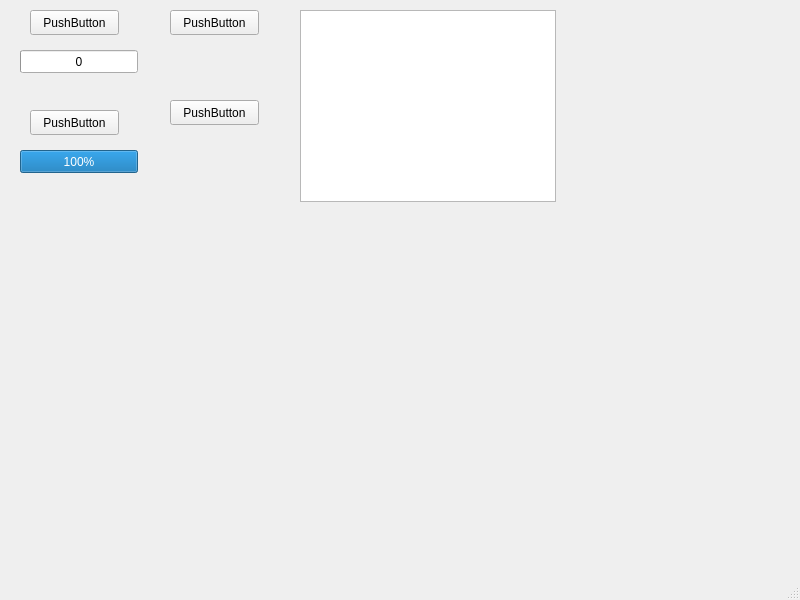
<?xml version="1.0" encoding="UTF-8"?>
<ui version="4.0">
 <class>DashboardWindow</class>
 <widget class="QMainWindow" name="DashboardWindow">
  <property name="geometry">
   <rect>
    <x>0</x>
    <y>0</y>
    <width>800</width>
    <height>600</height>
   </rect>
  </property>
  <property name="windowTitle">
   <string>DashboardWindow</string>
  </property>
  <property name="tabShape">
   <enum>QTabWidget::Rounded</enum>
  </property>
  <widget class="QWidget" name="centralwidget">
   <widget class="QProgressBar" name="hoodAngle">
    <property name="geometry">
     <rect>
      <x>20</x>
      <y>50</y>
      <width>118</width>
      <height>23</height>
     </rect>
    </property>
    <property name="palette">
     <palette>
      <active>
       <colorrole role="WindowText">
        <brush brushstyle="SolidPattern">
         <color alpha="255">
          <red>0</red>
          <green>0</green>
          <blue>0</blue>
         </color>
        </brush>
       </colorrole>
       <colorrole role="Button">
        <brush brushstyle="SolidPattern">
         <color alpha="255">
          <red>239</red>
          <green>239</green>
          <blue>239</blue>
         </color>
        </brush>
       </colorrole>
       <colorrole role="Light">
        <brush brushstyle="SolidPattern">
         <color alpha="255">
          <red>255</red>
          <green>255</green>
          <blue>255</blue>
         </color>
        </brush>
       </colorrole>
       <colorrole role="Midlight">
        <brush brushstyle="SolidPattern">
         <color alpha="255">
          <red>202</red>
          <green>202</green>
          <blue>202</blue>
         </color>
        </brush>
       </colorrole>
       <colorrole role="Dark">
        <brush brushstyle="SolidPattern">
         <color alpha="255">
          <red>159</red>
          <green>159</green>
          <blue>159</blue>
         </color>
        </brush>
       </colorrole>
       <colorrole role="Mid">
        <brush brushstyle="SolidPattern">
         <color alpha="255">
          <red>184</red>
          <green>184</green>
          <blue>184</blue>
         </color>
        </brush>
       </colorrole>
       <colorrole role="Text">
        <brush brushstyle="SolidPattern">
         <color alpha="255">
          <red>0</red>
          <green>0</green>
          <blue>0</blue>
         </color>
        </brush>
       </colorrole>
       <colorrole role="BrightText">
        <brush brushstyle="SolidPattern">
         <color alpha="255">
          <red>255</red>
          <green>255</green>
          <blue>255</blue>
         </color>
        </brush>
       </colorrole>
       <colorrole role="ButtonText">
        <brush brushstyle="SolidPattern">
         <color alpha="255">
          <red>0</red>
          <green>0</green>
          <blue>0</blue>
         </color>
        </brush>
       </colorrole>
       <colorrole role="Base">
        <brush brushstyle="SolidPattern">
         <color alpha="255">
          <red>255</red>
          <green>255</green>
          <blue>255</blue>
         </color>
        </brush>
       </colorrole>
       <colorrole role="Window">
        <brush brushstyle="SolidPattern">
         <color alpha="255">
          <red>239</red>
          <green>239</green>
          <blue>239</blue>
         </color>
        </brush>
       </colorrole>
       <colorrole role="Shadow">
        <brush brushstyle="SolidPattern">
         <color alpha="255">
          <red>118</red>
          <green>118</green>
          <blue>118</blue>
         </color>
        </brush>
       </colorrole>
       <colorrole role="Highlight">
        <brush brushstyle="SolidPattern">
         <color alpha="255">
          <red>48</red>
          <green>140</green>
          <blue>198</blue>
         </color>
        </brush>
       </colorrole>
       <colorrole role="HighlightedText">
        <brush brushstyle="SolidPattern">
         <color alpha="255">
          <red>255</red>
          <green>255</green>
          <blue>255</blue>
         </color>
        </brush>
       </colorrole>
       <colorrole role="Link">
        <brush brushstyle="SolidPattern">
         <color alpha="255">
          <red>0</red>
          <green>0</green>
          <blue>255</blue>
         </color>
        </brush>
       </colorrole>
       <colorrole role="LinkVisited">
        <brush brushstyle="SolidPattern">
         <color alpha="255">
          <red>255</red>
          <green>0</green>
          <blue>255</blue>
         </color>
        </brush>
       </colorrole>
       <colorrole role="AlternateBase">
        <brush brushstyle="SolidPattern">
         <color alpha="255">
          <red>247</red>
          <green>247</green>
          <blue>247</blue>
         </color>
        </brush>
       </colorrole>
       <colorrole role="NoRole">
        <brush brushstyle="SolidPattern">
         <color alpha="255">
          <red>0</red>
          <green>0</green>
          <blue>0</blue>
         </color>
        </brush>
       </colorrole>
       <colorrole role="ToolTipBase">
        <brush brushstyle="SolidPattern">
         <color alpha="255">
          <red>255</red>
          <green>255</green>
          <blue>220</blue>
         </color>
        </brush>
       </colorrole>
       <colorrole role="ToolTipText">
        <brush brushstyle="SolidPattern">
         <color alpha="255">
          <red>0</red>
          <green>0</green>
          <blue>0</blue>
         </color>
        </brush>
       </colorrole>
       <colorrole role="PlaceholderText">
        <brush brushstyle="SolidPattern">
         <color alpha="128">
          <red>0</red>
          <green>0</green>
          <blue>0</blue>
         </color>
        </brush>
       </colorrole>
      </active>
      <inactive>
       <colorrole role="WindowText">
        <brush brushstyle="SolidPattern">
         <color alpha="255">
          <red>0</red>
          <green>0</green>
          <blue>0</blue>
         </color>
        </brush>
       </colorrole>
       <colorrole role="Button">
        <brush brushstyle="SolidPattern">
         <color alpha="255">
          <red>239</red>
          <green>239</green>
          <blue>239</blue>
         </color>
        </brush>
       </colorrole>
       <colorrole role="Light">
        <brush brushstyle="SolidPattern">
         <color alpha="255">
          <red>255</red>
          <green>255</green>
          <blue>255</blue>
         </color>
        </brush>
       </colorrole>
       <colorrole role="Midlight">
        <brush brushstyle="SolidPattern">
         <color alpha="255">
          <red>202</red>
          <green>202</green>
          <blue>202</blue>
         </color>
        </brush>
       </colorrole>
       <colorrole role="Dark">
        <brush brushstyle="SolidPattern">
         <color alpha="255">
          <red>159</red>
          <green>159</green>
          <blue>159</blue>
         </color>
        </brush>
       </colorrole>
       <colorrole role="Mid">
        <brush brushstyle="SolidPattern">
         <color alpha="255">
          <red>184</red>
          <green>184</green>
          <blue>184</blue>
         </color>
        </brush>
       </colorrole>
       <colorrole role="Text">
        <brush brushstyle="SolidPattern">
         <color alpha="255">
          <red>0</red>
          <green>0</green>
          <blue>0</blue>
         </color>
        </brush>
       </colorrole>
       <colorrole role="BrightText">
        <brush brushstyle="SolidPattern">
         <color alpha="255">
          <red>255</red>
          <green>255</green>
          <blue>255</blue>
         </color>
        </brush>
       </colorrole>
       <colorrole role="ButtonText">
        <brush brushstyle="SolidPattern">
         <color alpha="255">
          <red>0</red>
          <green>0</green>
          <blue>0</blue>
         </color>
        </brush>
       </colorrole>
       <colorrole role="Base">
        <brush brushstyle="SolidPattern">
         <color alpha="255">
          <red>255</red>
          <green>255</green>
          <blue>255</blue>
         </color>
        </brush>
       </colorrole>
       <colorrole role="Window">
        <brush brushstyle="SolidPattern">
         <color alpha="255">
          <red>239</red>
          <green>239</green>
          <blue>239</blue>
         </color>
        </brush>
       </colorrole>
       <colorrole role="Shadow">
        <brush brushstyle="SolidPattern">
         <color alpha="255">
          <red>118</red>
          <green>118</green>
          <blue>118</blue>
         </color>
        </brush>
       </colorrole>
       <colorrole role="Highlight">
        <brush brushstyle="SolidPattern">
         <color alpha="255">
          <red>48</red>
          <green>140</green>
          <blue>198</blue>
         </color>
        </brush>
       </colorrole>
       <colorrole role="HighlightedText">
        <brush brushstyle="SolidPattern">
         <color alpha="255">
          <red>255</red>
          <green>255</green>
          <blue>255</blue>
         </color>
        </brush>
       </colorrole>
       <colorrole role="Link">
        <brush brushstyle="SolidPattern">
         <color alpha="255">
          <red>0</red>
          <green>0</green>
          <blue>255</blue>
         </color>
        </brush>
       </colorrole>
       <colorrole role="LinkVisited">
        <brush brushstyle="SolidPattern">
         <color alpha="255">
          <red>255</red>
          <green>0</green>
          <blue>255</blue>
         </color>
        </brush>
       </colorrole>
       <colorrole role="AlternateBase">
        <brush brushstyle="SolidPattern">
         <color alpha="255">
          <red>247</red>
          <green>247</green>
          <blue>247</blue>
         </color>
        </brush>
       </colorrole>
       <colorrole role="NoRole">
        <brush brushstyle="NoBrush">
         <color alpha="255">
          <red>0</red>
          <green>0</green>
          <blue>0</blue>
         </color>
        </brush>
       </colorrole>
       <colorrole role="ToolTipBase">
        <brush brushstyle="SolidPattern">
         <color alpha="255">
          <red>255</red>
          <green>255</green>
          <blue>220</blue>
         </color>
        </brush>
       </colorrole>
       <colorrole role="ToolTipText">
        <brush brushstyle="SolidPattern">
         <color alpha="255">
          <red>0</red>
          <green>0</green>
          <blue>0</blue>
         </color>
        </brush>
       </colorrole>
       <colorrole role="PlaceholderText">
        <brush brushstyle="SolidPattern">
         <color alpha="128">
          <red>0</red>
          <green>0</green>
          <blue>0</blue>
         </color>
        </brush>
       </colorrole>
      </inactive>
      <disabled>
       <colorrole role="WindowText">
        <brush brushstyle="SolidPattern">
         <color alpha="255">
          <red>190</red>
          <green>190</green>
          <blue>190</blue>
         </color>
        </brush>
       </colorrole>
       <colorrole role="Button">
        <brush brushstyle="SolidPattern">
         <color alpha="255">
          <red>239</red>
          <green>239</green>
          <blue>239</blue>
         </color>
        </brush>
       </colorrole>
       <colorrole role="Light">
        <brush brushstyle="SolidPattern">
         <color alpha="255">
          <red>255</red>
          <green>255</green>
          <blue>255</blue>
         </color>
        </brush>
       </colorrole>
       <colorrole role="Midlight">
        <brush brushstyle="SolidPattern">
         <color alpha="255">
          <red>202</red>
          <green>202</green>
          <blue>202</blue>
         </color>
        </brush>
       </colorrole>
       <colorrole role="Dark">
        <brush brushstyle="SolidPattern">
         <color alpha="255">
          <red>190</red>
          <green>190</green>
          <blue>190</blue>
         </color>
        </brush>
       </colorrole>
       <colorrole role="Mid">
        <brush brushstyle="SolidPattern">
         <color alpha="255">
          <red>184</red>
          <green>184</green>
          <blue>184</blue>
         </color>
        </brush>
       </colorrole>
       <colorrole role="Text">
        <brush brushstyle="SolidPattern">
         <color alpha="255">
          <red>190</red>
          <green>190</green>
          <blue>190</blue>
         </color>
        </brush>
       </colorrole>
       <colorrole role="BrightText">
        <brush brushstyle="SolidPattern">
         <color alpha="255">
          <red>255</red>
          <green>255</green>
          <blue>255</blue>
         </color>
        </brush>
       </colorrole>
       <colorrole role="ButtonText">
        <brush brushstyle="SolidPattern">
         <color alpha="255">
          <red>190</red>
          <green>190</green>
          <blue>190</blue>
         </color>
        </brush>
       </colorrole>
       <colorrole role="Base">
        <brush brushstyle="SolidPattern">
         <color alpha="255">
          <red>239</red>
          <green>239</green>
          <blue>239</blue>
         </color>
        </brush>
       </colorrole>
       <colorrole role="Window">
        <brush brushstyle="SolidPattern">
         <color alpha="255">
          <red>239</red>
          <green>239</green>
          <blue>239</blue>
         </color>
        </brush>
       </colorrole>
       <colorrole role="Shadow">
        <brush brushstyle="SolidPattern">
         <color alpha="255">
          <red>177</red>
          <green>177</green>
          <blue>177</blue>
         </color>
        </brush>
       </colorrole>
       <colorrole role="Highlight">
        <brush brushstyle="SolidPattern">
         <color alpha="255">
          <red>145</red>
          <green>145</green>
          <blue>145</blue>
         </color>
        </brush>
       </colorrole>
       <colorrole role="HighlightedText">
        <brush brushstyle="SolidPattern">
         <color alpha="255">
          <red>255</red>
          <green>255</green>
          <blue>255</blue>
         </color>
        </brush>
       </colorrole>
       <colorrole role="Link">
        <brush brushstyle="SolidPattern">
         <color alpha="255">
          <red>0</red>
          <green>0</green>
          <blue>255</blue>
         </color>
        </brush>
       </colorrole>
       <colorrole role="LinkVisited">
        <brush brushstyle="SolidPattern">
         <color alpha="255">
          <red>255</red>
          <green>0</green>
          <blue>255</blue>
         </color>
        </brush>
       </colorrole>
       <colorrole role="AlternateBase">
        <brush brushstyle="SolidPattern">
         <color alpha="255">
          <red>247</red>
          <green>247</green>
          <blue>247</blue>
         </color>
        </brush>
       </colorrole>
       <colorrole role="NoRole">
        <brush brushstyle="NoBrush">
         <color alpha="255">
          <red>0</red>
          <green>0</green>
          <blue>0</blue>
         </color>
        </brush>
       </colorrole>
       <colorrole role="ToolTipBase">
        <brush brushstyle="SolidPattern">
         <color alpha="255">
          <red>255</red>
          <green>255</green>
          <blue>220</blue>
         </color>
        </brush>
       </colorrole>
       <colorrole role="ToolTipText">
        <brush brushstyle="SolidPattern">
         <color alpha="255">
          <red>0</red>
          <green>0</green>
          <blue>0</blue>
         </color>
        </brush>
       </colorrole>
       <colorrole role="PlaceholderText">
        <brush brushstyle="SolidPattern">
         <color alpha="128">
          <red>0</red>
          <green>0</green>
          <blue>0</blue>
         </color>
        </brush>
       </colorrole>
      </disabled>
     </palette>
    </property>
    <property name="maximum">
     <number>25</number>
    </property>
    <property name="value">
     <number>0</number>
    </property>
    <property name="format">
     <string>%v</string>
    </property>
   </widget>
   <widget class="QPushButton" name="pushButton">
    <property name="geometry">
     <rect>
      <x>30</x>
      <y>10</y>
      <width>89</width>
      <height>25</height>
     </rect>
    </property>
    <property name="text">
     <string>PushButton</string>
    </property>
   </widget>
   <widget class="QGraphicsView" name="fieldMap">
    <property name="geometry">
     <rect>
      <x>300</x>
      <y>10</y>
      <width>256</width>
      <height>192</height>
     </rect>
    </property>
   </widget>
   <widget class="QPushButton" name="rectangleGrow">
    <property name="geometry">
     <rect>
      <x>170</x>
      <y>10</y>
      <width>89</width>
      <height>25</height>
     </rect>
    </property>
    <property name="text">
     <string>PushButton</string>
    </property>
   </widget>
   <widget class="QProgressBar" name="Battery">
    <property name="geometry">
     <rect>
      <x>20</x>
      <y>150</y>
      <width>118</width>
      <height>23</height>
     </rect>
    </property>
    <property name="palette">
     <palette>
      <active>
       <colorrole role="WindowText">
        <brush brushstyle="SolidPattern">
         <color alpha="255">
          <red>0</red>
          <green>0</green>
          <blue>0</blue>
         </color>
        </brush>
       </colorrole>
       <colorrole role="Button">
        <brush brushstyle="SolidPattern">
         <color alpha="255">
          <red>239</red>
          <green>239</green>
          <blue>239</blue>
         </color>
        </brush>
       </colorrole>
       <colorrole role="Light">
        <brush brushstyle="SolidPattern">
         <color alpha="255">
          <red>255</red>
          <green>255</green>
          <blue>255</blue>
         </color>
        </brush>
       </colorrole>
       <colorrole role="Midlight">
        <brush brushstyle="SolidPattern">
         <color alpha="255">
          <red>247</red>
          <green>247</green>
          <blue>247</blue>
         </color>
        </brush>
       </colorrole>
       <colorrole role="Dark">
        <brush brushstyle="SolidPattern">
         <color alpha="255">
          <red>119</red>
          <green>119</green>
          <blue>119</blue>
         </color>
        </brush>
       </colorrole>
       <colorrole role="Mid">
        <brush brushstyle="SolidPattern">
         <color alpha="255">
          <red>159</red>
          <green>159</green>
          <blue>159</blue>
         </color>
        </brush>
       </colorrole>
       <colorrole role="Text">
        <brush brushstyle="SolidPattern">
         <color alpha="255">
          <red>0</red>
          <green>0</green>
          <blue>0</blue>
         </color>
        </brush>
       </colorrole>
       <colorrole role="BrightText">
        <brush brushstyle="SolidPattern">
         <color alpha="255">
          <red>255</red>
          <green>255</green>
          <blue>255</blue>
         </color>
        </brush>
       </colorrole>
       <colorrole role="ButtonText">
        <brush brushstyle="SolidPattern">
         <color alpha="255">
          <red>0</red>
          <green>0</green>
          <blue>0</blue>
         </color>
        </brush>
       </colorrole>
       <colorrole role="Base">
        <brush brushstyle="SolidPattern">
         <color alpha="255">
          <red>255</red>
          <green>255</green>
          <blue>255</blue>
         </color>
        </brush>
       </colorrole>
       <colorrole role="Window">
        <brush brushstyle="SolidPattern">
         <color alpha="255">
          <red>239</red>
          <green>239</green>
          <blue>239</blue>
         </color>
        </brush>
       </colorrole>
       <colorrole role="Shadow">
        <brush brushstyle="SolidPattern">
         <color alpha="255">
          <red>0</red>
          <green>0</green>
          <blue>0</blue>
         </color>
        </brush>
       </colorrole>
       <colorrole role="Highlight">
        <brush brushstyle="SolidPattern">
         <color alpha="255">
          <red>115</red>
          <green>210</green>
          <blue>22</blue>
         </color>
        </brush>
       </colorrole>
       <colorrole role="HighlightedText">
        <brush brushstyle="SolidPattern">
         <color alpha="255">
          <red>0</red>
          <green>0</green>
          <blue>0</blue>
         </color>
        </brush>
       </colorrole>
       <colorrole role="AlternateBase">
        <brush brushstyle="SolidPattern">
         <color alpha="255">
          <red>247</red>
          <green>247</green>
          <blue>247</blue>
         </color>
        </brush>
       </colorrole>
       <colorrole role="ToolTipBase">
        <brush brushstyle="SolidPattern">
         <color alpha="255">
          <red>255</red>
          <green>255</green>
          <blue>220</blue>
         </color>
        </brush>
       </colorrole>
       <colorrole role="ToolTipText">
        <brush brushstyle="SolidPattern">
         <color alpha="255">
          <red>0</red>
          <green>0</green>
          <blue>0</blue>
         </color>
        </brush>
       </colorrole>
      </active>
      <inactive>
       <colorrole role="WindowText">
        <brush brushstyle="SolidPattern">
         <color alpha="255">
          <red>0</red>
          <green>0</green>
          <blue>0</blue>
         </color>
        </brush>
       </colorrole>
       <colorrole role="Button">
        <brush brushstyle="SolidPattern">
         <color alpha="255">
          <red>239</red>
          <green>239</green>
          <blue>239</blue>
         </color>
        </brush>
       </colorrole>
       <colorrole role="Light">
        <brush brushstyle="SolidPattern">
         <color alpha="255">
          <red>255</red>
          <green>255</green>
          <blue>255</blue>
         </color>
        </brush>
       </colorrole>
       <colorrole role="Midlight">
        <brush brushstyle="SolidPattern">
         <color alpha="255">
          <red>202</red>
          <green>202</green>
          <blue>202</blue>
         </color>
        </brush>
       </colorrole>
       <colorrole role="Dark">
        <brush brushstyle="SolidPattern">
         <color alpha="255">
          <red>159</red>
          <green>159</green>
          <blue>159</blue>
         </color>
        </brush>
       </colorrole>
       <colorrole role="Mid">
        <brush brushstyle="SolidPattern">
         <color alpha="255">
          <red>184</red>
          <green>184</green>
          <blue>184</blue>
         </color>
        </brush>
       </colorrole>
       <colorrole role="Text">
        <brush brushstyle="SolidPattern">
         <color alpha="255">
          <red>0</red>
          <green>0</green>
          <blue>0</blue>
         </color>
        </brush>
       </colorrole>
       <colorrole role="BrightText">
        <brush brushstyle="SolidPattern">
         <color alpha="255">
          <red>255</red>
          <green>255</green>
          <blue>255</blue>
         </color>
        </brush>
       </colorrole>
       <colorrole role="ButtonText">
        <brush brushstyle="SolidPattern">
         <color alpha="255">
          <red>0</red>
          <green>0</green>
          <blue>0</blue>
         </color>
        </brush>
       </colorrole>
       <colorrole role="Base">
        <brush brushstyle="SolidPattern">
         <color alpha="255">
          <red>255</red>
          <green>255</green>
          <blue>255</blue>
         </color>
        </brush>
       </colorrole>
       <colorrole role="Window">
        <brush brushstyle="SolidPattern">
         <color alpha="255">
          <red>239</red>
          <green>239</green>
          <blue>239</blue>
         </color>
        </brush>
       </colorrole>
       <colorrole role="Shadow">
        <brush brushstyle="SolidPattern">
         <color alpha="255">
          <red>118</red>
          <green>118</green>
          <blue>118</blue>
         </color>
        </brush>
       </colorrole>
       <colorrole role="Highlight">
        <brush brushstyle="SolidPattern">
         <color alpha="255">
          <red>48</red>
          <green>140</green>
          <blue>198</blue>
         </color>
        </brush>
       </colorrole>
       <colorrole role="HighlightedText">
        <brush brushstyle="SolidPattern">
         <color alpha="255">
          <red>255</red>
          <green>255</green>
          <blue>255</blue>
         </color>
        </brush>
       </colorrole>
       <colorrole role="AlternateBase">
        <brush brushstyle="SolidPattern">
         <color alpha="255">
          <red>247</red>
          <green>247</green>
          <blue>247</blue>
         </color>
        </brush>
       </colorrole>
       <colorrole role="ToolTipBase">
        <brush brushstyle="SolidPattern">
         <color alpha="255">
          <red>255</red>
          <green>255</green>
          <blue>220</blue>
         </color>
        </brush>
       </colorrole>
       <colorrole role="ToolTipText">
        <brush brushstyle="SolidPattern">
         <color alpha="255">
          <red>0</red>
          <green>0</green>
          <blue>0</blue>
         </color>
        </brush>
       </colorrole>
      </inactive>
      <disabled>
       <colorrole role="WindowText">
        <brush brushstyle="SolidPattern">
         <color alpha="255">
          <red>119</red>
          <green>119</green>
          <blue>119</blue>
         </color>
        </brush>
       </colorrole>
       <colorrole role="Button">
        <brush brushstyle="SolidPattern">
         <color alpha="255">
          <red>239</red>
          <green>239</green>
          <blue>239</blue>
         </color>
        </brush>
       </colorrole>
       <colorrole role="Light">
        <brush brushstyle="SolidPattern">
         <color alpha="255">
          <red>255</red>
          <green>255</green>
          <blue>255</blue>
         </color>
        </brush>
       </colorrole>
       <colorrole role="Midlight">
        <brush brushstyle="SolidPattern">
         <color alpha="255">
          <red>247</red>
          <green>247</green>
          <blue>247</blue>
         </color>
        </brush>
       </colorrole>
       <colorrole role="Dark">
        <brush brushstyle="SolidPattern">
         <color alpha="255">
          <red>119</red>
          <green>119</green>
          <blue>119</blue>
         </color>
        </brush>
       </colorrole>
       <colorrole role="Mid">
        <brush brushstyle="SolidPattern">
         <color alpha="255">
          <red>159</red>
          <green>159</green>
          <blue>159</blue>
         </color>
        </brush>
       </colorrole>
       <colorrole role="Text">
        <brush brushstyle="SolidPattern">
         <color alpha="255">
          <red>119</red>
          <green>119</green>
          <blue>119</blue>
         </color>
        </brush>
       </colorrole>
       <colorrole role="BrightText">
        <brush brushstyle="SolidPattern">
         <color alpha="255">
          <red>255</red>
          <green>255</green>
          <blue>255</blue>
         </color>
        </brush>
       </colorrole>
       <colorrole role="ButtonText">
        <brush brushstyle="SolidPattern">
         <color alpha="255">
          <red>119</red>
          <green>119</green>
          <blue>119</blue>
         </color>
        </brush>
       </colorrole>
       <colorrole role="Base">
        <brush brushstyle="SolidPattern">
         <color alpha="255">
          <red>239</red>
          <green>239</green>
          <blue>239</blue>
         </color>
        </brush>
       </colorrole>
       <colorrole role="Window">
        <brush brushstyle="SolidPattern">
         <color alpha="255">
          <red>239</red>
          <green>239</green>
          <blue>239</blue>
         </color>
        </brush>
       </colorrole>
       <colorrole role="Shadow">
        <brush brushstyle="SolidPattern">
         <color alpha="255">
          <red>177</red>
          <green>177</green>
          <blue>177</blue>
         </color>
        </brush>
       </colorrole>
       <colorrole role="Highlight">
        <brush brushstyle="SolidPattern">
         <color alpha="255">
          <red>145</red>
          <green>145</green>
          <blue>145</blue>
         </color>
        </brush>
       </colorrole>
       <colorrole role="HighlightedText">
        <brush brushstyle="SolidPattern">
         <color alpha="255">
          <red>255</red>
          <green>255</green>
          <blue>255</blue>
         </color>
        </brush>
       </colorrole>
       <colorrole role="AlternateBase">
        <brush brushstyle="SolidPattern">
         <color alpha="255">
          <red>247</red>
          <green>247</green>
          <blue>247</blue>
         </color>
        </brush>
       </colorrole>
       <colorrole role="ToolTipBase">
        <brush brushstyle="SolidPattern">
         <color alpha="255">
          <red>255</red>
          <green>255</green>
          <blue>220</blue>
         </color>
        </brush>
       </colorrole>
       <colorrole role="ToolTipText">
        <brush brushstyle="SolidPattern">
         <color alpha="255">
          <red>0</red>
          <green>0</green>
          <blue>0</blue>
         </color>
        </brush>
       </colorrole>
      </disabled>
     </palette>
    </property>
    <property name="value">
     <number>100</number>
    </property>
   </widget>
   <widget class="QPushButton" name="changeBattery">
    <property name="geometry">
     <rect>
      <x>30</x>
      <y>110</y>
      <width>89</width>
      <height>25</height>
     </rect>
    </property>
    <property name="text">
     <string>PushButton</string>
    </property>
   </widget>
   <widget class="QPushButton" name="Music">
    <property name="geometry">
     <rect>
      <x>170</x>
      <y>100</y>
      <width>89</width>
      <height>25</height>
     </rect>
    </property>
    <property name="palette">
     <palette>
      <active>
       <colorrole role="WindowText">
        <brush brushstyle="SolidPattern">
         <color alpha="255">
          <red>0</red>
          <green>0</green>
          <blue>0</blue>
         </color>
        </brush>
       </colorrole>
       <colorrole role="Button">
        <brush brushstyle="SolidPattern">
         <color alpha="255">
          <red>255</red>
          <green>0</green>
          <blue>212</blue>
         </color>
        </brush>
       </colorrole>
       <colorrole role="Light">
        <brush brushstyle="SolidPattern">
         <color alpha="255">
          <red>255</red>
          <green>255</green>
          <blue>255</blue>
         </color>
        </brush>
       </colorrole>
       <colorrole role="Midlight">
        <brush brushstyle="SolidPattern">
         <color alpha="255">
          <red>202</red>
          <green>202</green>
          <blue>202</blue>
         </color>
        </brush>
       </colorrole>
       <colorrole role="Dark">
        <brush brushstyle="SolidPattern">
         <color alpha="255">
          <red>159</red>
          <green>159</green>
          <blue>159</blue>
         </color>
        </brush>
       </colorrole>
       <colorrole role="Mid">
        <brush brushstyle="SolidPattern">
         <color alpha="255">
          <red>184</red>
          <green>184</green>
          <blue>184</blue>
         </color>
        </brush>
       </colorrole>
       <colorrole role="Text">
        <brush brushstyle="SolidPattern">
         <color alpha="255">
          <red>55</red>
          <green>255</green>
          <blue>0</blue>
         </color>
        </brush>
       </colorrole>
       <colorrole role="BrightText">
        <brush brushstyle="SolidPattern">
         <color alpha="255">
          <red>255</red>
          <green>255</green>
          <blue>255</blue>
         </color>
        </brush>
       </colorrole>
       <colorrole role="ButtonText">
        <brush brushstyle="SolidPattern">
         <color alpha="255">
          <red>55</red>
          <green>255</green>
          <blue>0</blue>
         </color>
        </brush>
       </colorrole>
       <colorrole role="Base">
        <brush brushstyle="SolidPattern">
         <color alpha="255">
          <red>255</red>
          <green>255</green>
          <blue>255</blue>
         </color>
        </brush>
       </colorrole>
       <colorrole role="Window">
        <brush brushstyle="SolidPattern">
         <color alpha="255">
          <red>239</red>
          <green>239</green>
          <blue>239</blue>
         </color>
        </brush>
       </colorrole>
       <colorrole role="Shadow">
        <brush brushstyle="SolidPattern">
         <color alpha="255">
          <red>118</red>
          <green>118</green>
          <blue>118</blue>
         </color>
        </brush>
       </colorrole>
       <colorrole role="Highlight">
        <brush brushstyle="SolidPattern">
         <color alpha="255">
          <red>48</red>
          <green>140</green>
          <blue>198</blue>
         </color>
        </brush>
       </colorrole>
       <colorrole role="HighlightedText">
        <brush brushstyle="SolidPattern">
         <color alpha="255">
          <red>255</red>
          <green>255</green>
          <blue>255</blue>
         </color>
        </brush>
       </colorrole>
       <colorrole role="Link">
        <brush brushstyle="SolidPattern">
         <color alpha="255">
          <red>0</red>
          <green>0</green>
          <blue>255</blue>
         </color>
        </brush>
       </colorrole>
       <colorrole role="LinkVisited">
        <brush brushstyle="SolidPattern">
         <color alpha="255">
          <red>255</red>
          <green>0</green>
          <blue>255</blue>
         </color>
        </brush>
       </colorrole>
       <colorrole role="AlternateBase">
        <brush brushstyle="SolidPattern">
         <color alpha="255">
          <red>247</red>
          <green>247</green>
          <blue>247</blue>
         </color>
        </brush>
       </colorrole>
       <colorrole role="NoRole">
        <brush brushstyle="SolidPattern">
         <color alpha="255">
          <red>0</red>
          <green>0</green>
          <blue>0</blue>
         </color>
        </brush>
       </colorrole>
       <colorrole role="ToolTipBase">
        <brush brushstyle="SolidPattern">
         <color alpha="255">
          <red>255</red>
          <green>255</green>
          <blue>220</blue>
         </color>
        </brush>
       </colorrole>
       <colorrole role="ToolTipText">
        <brush brushstyle="SolidPattern">
         <color alpha="255">
          <red>0</red>
          <green>0</green>
          <blue>0</blue>
         </color>
        </brush>
       </colorrole>
       <colorrole role="PlaceholderText">
        <brush brushstyle="SolidPattern">
         <color alpha="128">
          <red>0</red>
          <green>0</green>
          <blue>0</blue>
         </color>
        </brush>
       </colorrole>
      </active>
      <inactive>
       <colorrole role="WindowText">
        <brush brushstyle="SolidPattern">
         <color alpha="255">
          <red>0</red>
          <green>0</green>
          <blue>0</blue>
         </color>
        </brush>
       </colorrole>
       <colorrole role="Button">
        <brush brushstyle="SolidPattern">
         <color alpha="255">
          <red>239</red>
          <green>239</green>
          <blue>239</blue>
         </color>
        </brush>
       </colorrole>
       <colorrole role="Light">
        <brush brushstyle="SolidPattern">
         <color alpha="255">
          <red>255</red>
          <green>255</green>
          <blue>255</blue>
         </color>
        </brush>
       </colorrole>
       <colorrole role="Midlight">
        <brush brushstyle="SolidPattern">
         <color alpha="255">
          <red>202</red>
          <green>202</green>
          <blue>202</blue>
         </color>
        </brush>
       </colorrole>
       <colorrole role="Dark">
        <brush brushstyle="SolidPattern">
         <color alpha="255">
          <red>159</red>
          <green>159</green>
          <blue>159</blue>
         </color>
        </brush>
       </colorrole>
       <colorrole role="Mid">
        <brush brushstyle="SolidPattern">
         <color alpha="255">
          <red>184</red>
          <green>184</green>
          <blue>184</blue>
         </color>
        </brush>
       </colorrole>
       <colorrole role="Text">
        <brush brushstyle="SolidPattern">
         <color alpha="255">
          <red>0</red>
          <green>0</green>
          <blue>0</blue>
         </color>
        </brush>
       </colorrole>
       <colorrole role="BrightText">
        <brush brushstyle="SolidPattern">
         <color alpha="255">
          <red>255</red>
          <green>255</green>
          <blue>255</blue>
         </color>
        </brush>
       </colorrole>
       <colorrole role="ButtonText">
        <brush brushstyle="SolidPattern">
         <color alpha="255">
          <red>0</red>
          <green>0</green>
          <blue>0</blue>
         </color>
        </brush>
       </colorrole>
       <colorrole role="Base">
        <brush brushstyle="SolidPattern">
         <color alpha="255">
          <red>255</red>
          <green>255</green>
          <blue>255</blue>
         </color>
        </brush>
       </colorrole>
       <colorrole role="Window">
        <brush brushstyle="SolidPattern">
         <color alpha="255">
          <red>239</red>
          <green>239</green>
          <blue>239</blue>
         </color>
        </brush>
       </colorrole>
       <colorrole role="Shadow">
        <brush brushstyle="SolidPattern">
         <color alpha="255">
          <red>118</red>
          <green>118</green>
          <blue>118</blue>
         </color>
        </brush>
       </colorrole>
       <colorrole role="Highlight">
        <brush brushstyle="SolidPattern">
         <color alpha="255">
          <red>48</red>
          <green>140</green>
          <blue>198</blue>
         </color>
        </brush>
       </colorrole>
       <colorrole role="HighlightedText">
        <brush brushstyle="SolidPattern">
         <color alpha="255">
          <red>255</red>
          <green>255</green>
          <blue>255</blue>
         </color>
        </brush>
       </colorrole>
       <colorrole role="Link">
        <brush brushstyle="SolidPattern">
         <color alpha="255">
          <red>0</red>
          <green>0</green>
          <blue>255</blue>
         </color>
        </brush>
       </colorrole>
       <colorrole role="LinkVisited">
        <brush brushstyle="SolidPattern">
         <color alpha="255">
          <red>255</red>
          <green>0</green>
          <blue>255</blue>
         </color>
        </brush>
       </colorrole>
       <colorrole role="AlternateBase">
        <brush brushstyle="SolidPattern">
         <color alpha="255">
          <red>247</red>
          <green>247</green>
          <blue>247</blue>
         </color>
        </brush>
       </colorrole>
       <colorrole role="NoRole">
        <brush brushstyle="NoBrush">
         <color alpha="255">
          <red>0</red>
          <green>0</green>
          <blue>0</blue>
         </color>
        </brush>
       </colorrole>
       <colorrole role="ToolTipBase">
        <brush brushstyle="SolidPattern">
         <color alpha="255">
          <red>255</red>
          <green>255</green>
          <blue>220</blue>
         </color>
        </brush>
       </colorrole>
       <colorrole role="ToolTipText">
        <brush brushstyle="SolidPattern">
         <color alpha="255">
          <red>0</red>
          <green>0</green>
          <blue>0</blue>
         </color>
        </brush>
       </colorrole>
       <colorrole role="PlaceholderText">
        <brush brushstyle="SolidPattern">
         <color alpha="128">
          <red>0</red>
          <green>0</green>
          <blue>0</blue>
         </color>
        </brush>
       </colorrole>
      </inactive>
      <disabled>
       <colorrole role="WindowText">
        <brush brushstyle="SolidPattern">
         <color alpha="255">
          <red>190</red>
          <green>190</green>
          <blue>190</blue>
         </color>
        </brush>
       </colorrole>
       <colorrole role="Button">
        <brush brushstyle="SolidPattern">
         <color alpha="255">
          <red>255</red>
          <green>0</green>
          <blue>212</blue>
         </color>
        </brush>
       </colorrole>
       <colorrole role="Light">
        <brush brushstyle="SolidPattern">
         <color alpha="255">
          <red>255</red>
          <green>255</green>
          <blue>255</blue>
         </color>
        </brush>
       </colorrole>
       <colorrole role="Midlight">
        <brush brushstyle="SolidPattern">
         <color alpha="255">
          <red>202</red>
          <green>202</green>
          <blue>202</blue>
         </color>
        </brush>
       </colorrole>
       <colorrole role="Dark">
        <brush brushstyle="SolidPattern">
         <color alpha="255">
          <red>190</red>
          <green>190</green>
          <blue>190</blue>
         </color>
        </brush>
       </colorrole>
       <colorrole role="Mid">
        <brush brushstyle="SolidPattern">
         <color alpha="255">
          <red>184</red>
          <green>184</green>
          <blue>184</blue>
         </color>
        </brush>
       </colorrole>
       <colorrole role="Text">
        <brush brushstyle="SolidPattern">
         <color alpha="255">
          <red>190</red>
          <green>190</green>
          <blue>190</blue>
         </color>
        </brush>
       </colorrole>
       <colorrole role="BrightText">
        <brush brushstyle="SolidPattern">
         <color alpha="255">
          <red>255</red>
          <green>255</green>
          <blue>255</blue>
         </color>
        </brush>
       </colorrole>
       <colorrole role="ButtonText">
        <brush brushstyle="SolidPattern">
         <color alpha="255">
          <red>190</red>
          <green>190</green>
          <blue>190</blue>
         </color>
        </brush>
       </colorrole>
       <colorrole role="Base">
        <brush brushstyle="SolidPattern">
         <color alpha="255">
          <red>239</red>
          <green>239</green>
          <blue>239</blue>
         </color>
        </brush>
       </colorrole>
       <colorrole role="Window">
        <brush brushstyle="SolidPattern">
         <color alpha="255">
          <red>239</red>
          <green>239</green>
          <blue>239</blue>
         </color>
        </brush>
       </colorrole>
       <colorrole role="Shadow">
        <brush brushstyle="SolidPattern">
         <color alpha="255">
          <red>177</red>
          <green>177</green>
          <blue>177</blue>
         </color>
        </brush>
       </colorrole>
       <colorrole role="Highlight">
        <brush brushstyle="SolidPattern">
         <color alpha="255">
          <red>145</red>
          <green>145</green>
          <blue>145</blue>
         </color>
        </brush>
       </colorrole>
       <colorrole role="HighlightedText">
        <brush brushstyle="SolidPattern">
         <color alpha="255">
          <red>255</red>
          <green>255</green>
          <blue>255</blue>
         </color>
        </brush>
       </colorrole>
       <colorrole role="Link">
        <brush brushstyle="SolidPattern">
         <color alpha="255">
          <red>0</red>
          <green>0</green>
          <blue>255</blue>
         </color>
        </brush>
       </colorrole>
       <colorrole role="LinkVisited">
        <brush brushstyle="SolidPattern">
         <color alpha="255">
          <red>255</red>
          <green>0</green>
          <blue>255</blue>
         </color>
        </brush>
       </colorrole>
       <colorrole role="AlternateBase">
        <brush brushstyle="SolidPattern">
         <color alpha="255">
          <red>247</red>
          <green>247</green>
          <blue>247</blue>
         </color>
        </brush>
       </colorrole>
       <colorrole role="NoRole">
        <brush brushstyle="NoBrush">
         <color alpha="255">
          <red>0</red>
          <green>0</green>
          <blue>0</blue>
         </color>
        </brush>
       </colorrole>
       <colorrole role="ToolTipBase">
        <brush brushstyle="SolidPattern">
         <color alpha="255">
          <red>255</red>
          <green>255</green>
          <blue>220</blue>
         </color>
        </brush>
       </colorrole>
       <colorrole role="ToolTipText">
        <brush brushstyle="SolidPattern">
         <color alpha="255">
          <red>0</red>
          <green>0</green>
          <blue>0</blue>
         </color>
        </brush>
       </colorrole>
       <colorrole role="PlaceholderText">
        <brush brushstyle="SolidPattern">
         <color alpha="128">
          <red>0</red>
          <green>0</green>
          <blue>0</blue>
         </color>
        </brush>
       </colorrole>
      </disabled>
     </palette>
    </property>
    <property name="text">
     <string>PushButton</string>
    </property>
   </widget>
  </widget>
  <widget class="QMenuBar" name="menubar">
   <property name="geometry">
    <rect>
     <x>0</x>
     <y>0</y>
     <width>800</width>
     <height>22</height>
    </rect>
   </property>
  </widget>
  <widget class="QStatusBar" name="statusbar"/>
 </widget>
 <resources/>
 <connections/>
</ui>
